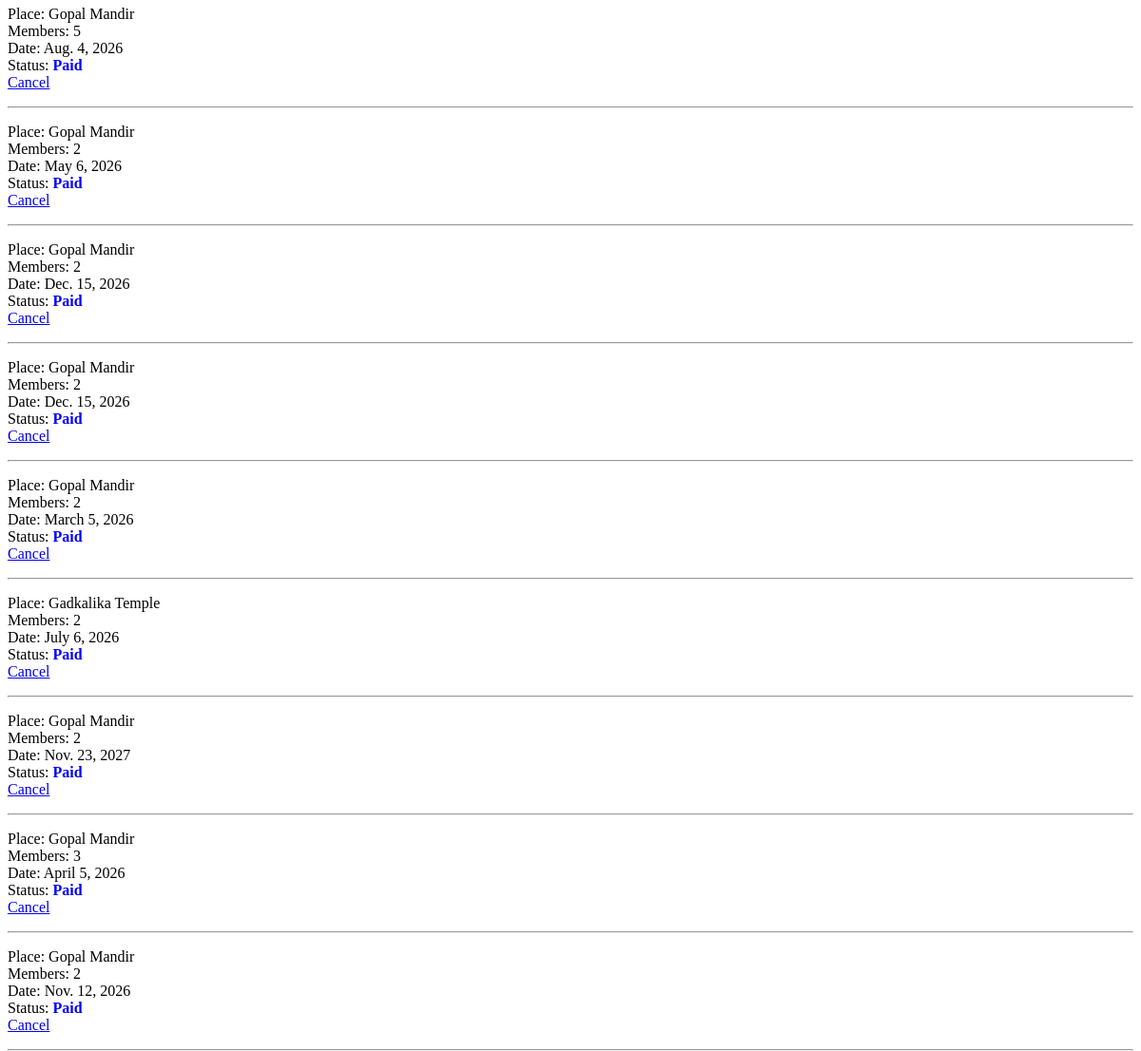
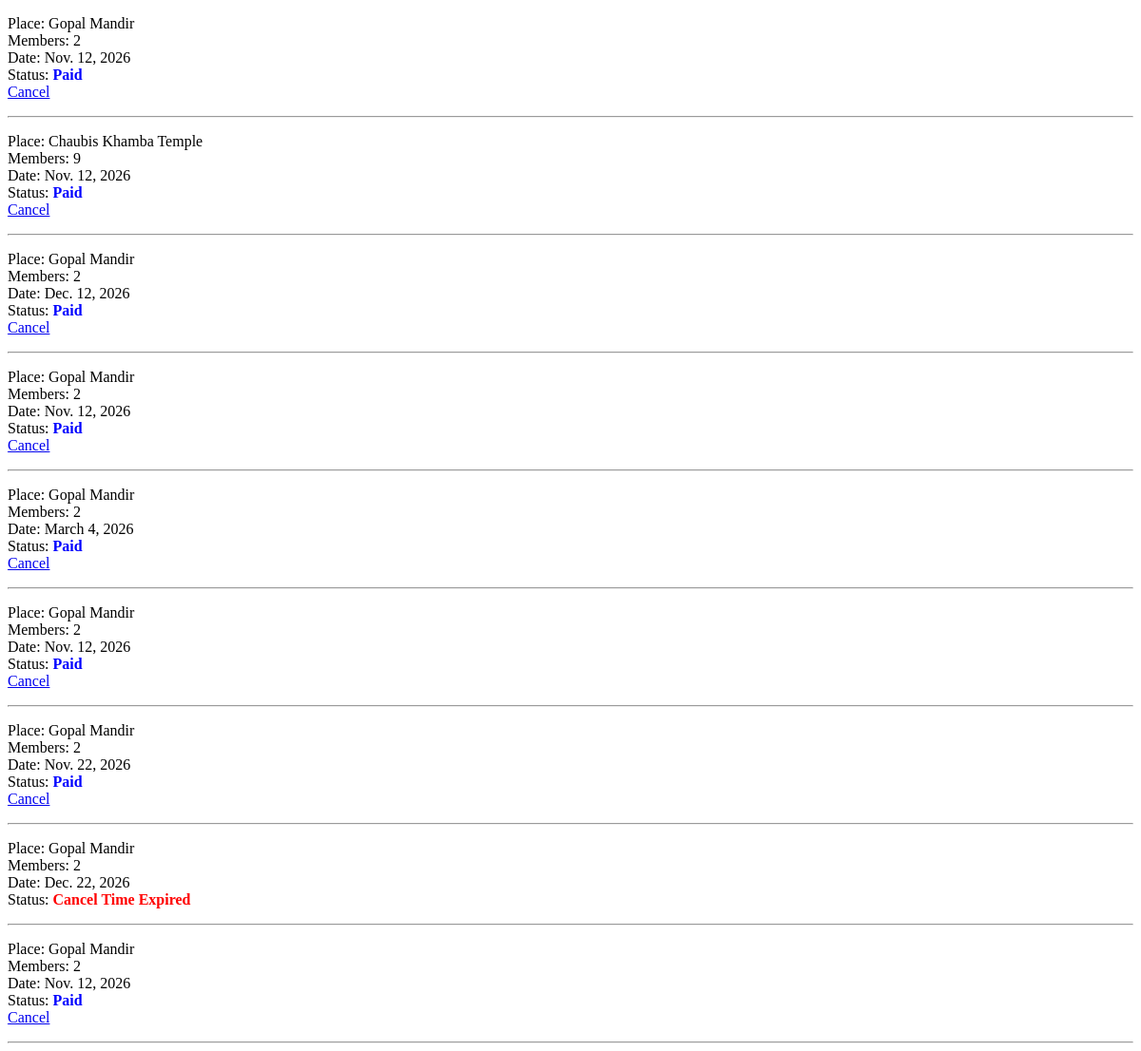
Page /taxi_history (signed in, lower part) on the earlier database version (2 pictures, top to bottom).
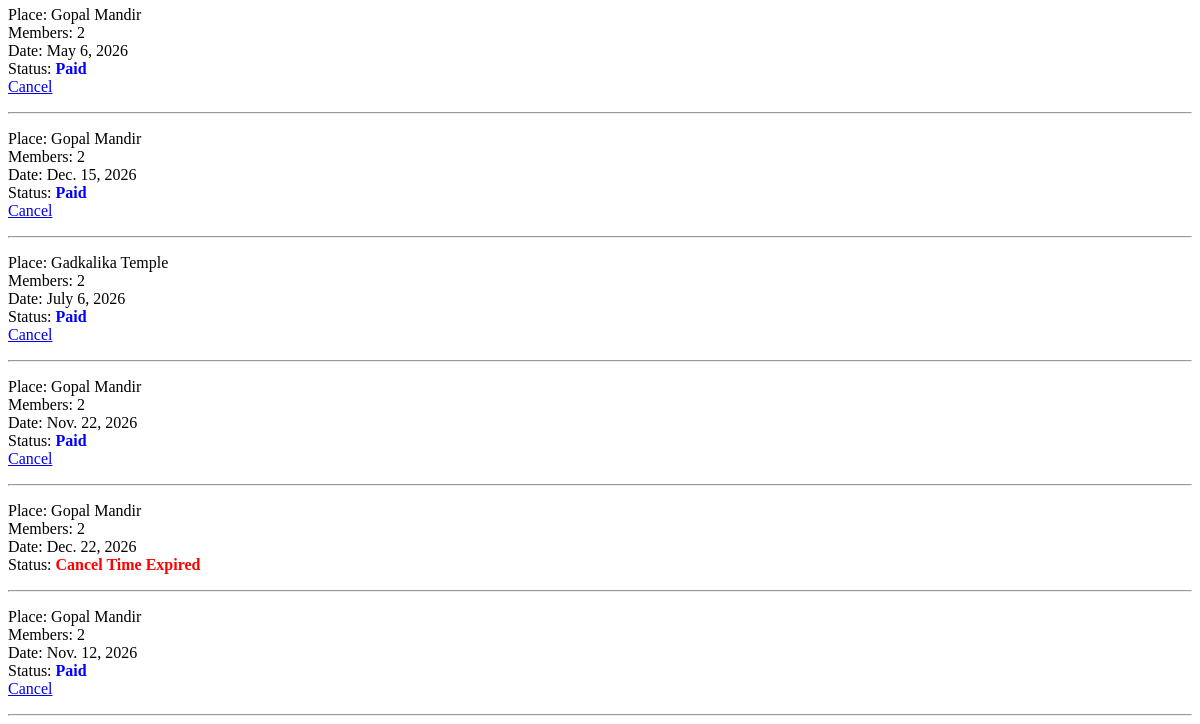
Same page on the later database version.
### myapp/models.py (models this page shows, shortened)
class Booknow(models.Model):
    user = models.ForeignKey(User, on_delete=models.CASCADE)
    id = models.AutoField(primary_key=True)
    place = models.CharField(max_length=100)
    member_count = models.IntegerField()
    event_date = models.DateField()
    payment_status = models.CharField(max_length=20, default="Pending")
    paypal_order_id = models.CharField(max_length=200, null=True, blank=True)
    paypal_capture_id = models.CharField(max_length=200, null= True, blank = True)
    created_at = models.DateTimeField(auto_now_add=True)

### myapp/views.py (the view)
# urls.py: path('taxi_history', views.taxi_history, name='taxi_history'),
def taxi_history(request):
    if request.user.is_anonymous:
        return redirect("/login")
    bookings = Booknow.objects.all()
    return render(request, "taxi_history.html", {"bookings": bookings})

### templates/taxi_history.html (shortened to what this page needs)
{% load static %}
{% for b in bookings %}
<p>
Place: {{b.place}} <br>
Members: {{b.member_count}} <br>
Date: {{b.event_date}} <br>
Status:
{% if b.payment_status == "Paid" %}
    <span style="color:blue; font-weight:bold;">{{b.payment_status}}</span>
{% elif b.payment_status == "Pending" %}
    <span style="color:orange; font-weight:bold;">{{b.payment_status}}</span>
{% elif b.payment_status == "Refunded" %}
    <span style="color:green; font-weight:bold;">{{b.payment_status}}</span>
{% elif b.payment_status == "Cancel Time Expired" %}
    <span style="color:red; font-weight:bold;">{{b.payment_status}}</span>
{% endif %}
<br>
{% if b.payment_status == "Paid" or b.payment_status == "Pending" %}
    <a href="/taxi_cancel/{{b.id}}">Cancel</a>
{% endif %}
</p>
<hr>
{% endfor %}

Differences in the rows shown:
no longer on this page (row unchanged): Booknow: place "Gopal Mandir", member_count "5", event_date "Aug. 4, 2026", payment_status "Paid"
removed Booknow: place "Gopal Mandir", member_count "2", event_date "Dec. 15, 2026", payment_status "Paid"
removed Booknow: place "Gopal Mandir", member_count "2", event_date "March 5, 2026", payment_status "Paid"
removed Booknow: place "Gopal Mandir", member_count "2", event_date "Nov. 23, 2027", payment_status "Paid"
removed Booknow: place "Gopal Mandir", member_count "3", event_date "April 5, 2026", payment_status "Paid"
removed Booknow: place "Gopal Mandir", member_count "2", event_date "Nov. 12, 2026", payment_status "Paid"
removed Booknow: place "Gopal Mandir", member_count "2", event_date "Nov. 12, 2026", payment_status "Paid"
removed Booknow: place "Chaubis Khamba Temple", member_count "9", event_date "Nov. 12, 2026", payment_status "Paid"
removed Booknow: place "Gopal Mandir", member_count "2", event_date "Dec. 12, 2026", payment_status "Paid"
removed Booknow: place "Gopal Mandir", member_count "2", event_date "Nov. 12, 2026", payment_status "Paid"
removed Booknow: place "Gopal Mandir", member_count "2", event_date "March 4, 2026", payment_status "Paid"
removed Booknow: place "Gopal Mandir", member_count "2", event_date "Nov. 12, 2026", payment_status "Paid"
